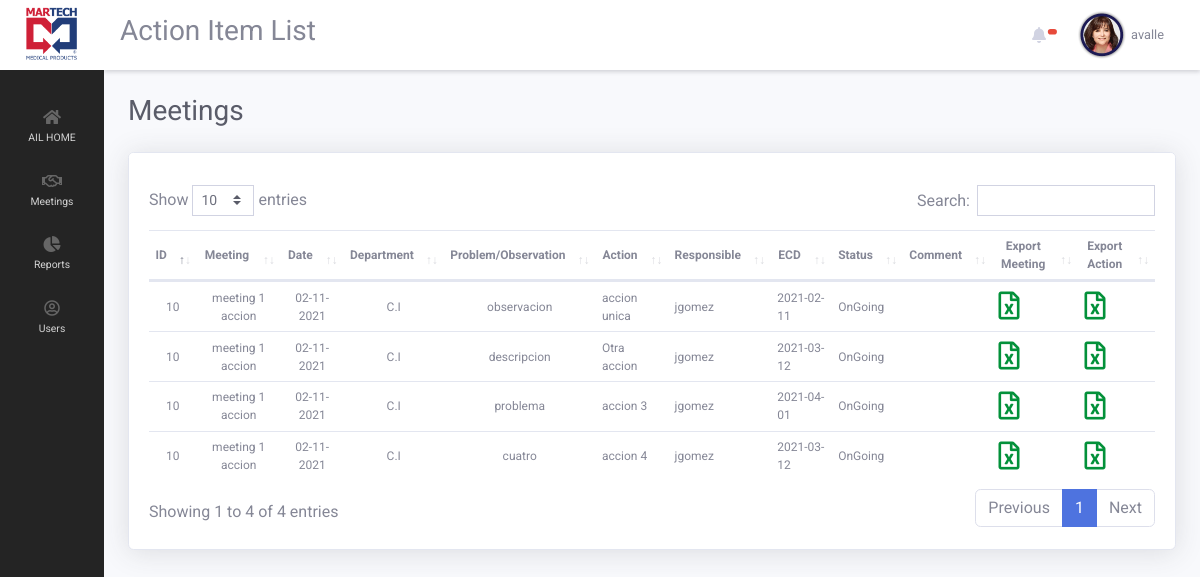
The app's page /ailApp/index.php?page=report_active_list (signed in) with its own data.
### tables this page shows
CREATE TABLE `meetings` (
  `meeting_id` int(11) NOT NULL,
  `meeting_department_id` int(11) NOT NULL,
  `meeting_name` varchar(255) NOT NULL,
  `meeting_description` text NOT NULL,
  `meeting_date` date NOT NULL,
  `meeting_active` int(1) NOT NULL DEFAULT 1,
  `meeting_complete` int(1) NOT NULL,
  `meeting_user_id` int(11) NOT NULL
);

CREATE TABLE `departments` (
  `department_id` int(11) NOT NULL,
  `department_name` varchar(255) NOT NULL,
  `department_active` int(1) NOT NULL DEFAULT 1
);

CREATE TABLE `actions` (
  `action_id` int(11) NOT NULL,
  `action_meeting_id` int(11) NOT NULL,
  `action_name` varchar(255) NOT NULL,
  `action_description` text NOT NULL,
  `action_department` int(11) NOT NULL,
  `action_promise_date` date NOT NULL,
  `action_end_date` date NOT NULL,
  `action_status` int(1) NOT NULL,
  `action_complete` int(1) NOT NULL DEFAULT 0
);

CREATE TABLE `action_responsible` (
  `a_responsible_id` int(11) NOT NULL,
  `a_action_id` int(11) NOT NULL,
  `a_responsible_user` int(11) NOT NULL,
  `a_responsible_main` int(1) NOT NULL DEFAULT 0,
  `a_responsible_added_by` int(11) NOT NULL,
  `a_responsible_date` date NOT NULL
);

CREATE TABLE `users` (
  `user_id` int(11) NOT NULL COMMENT 'auto incrementing user_id of each user, unique index',
  `user_name` varchar(64) NOT NULL COMMENT 'user''s name, unique',
  `user_password_hash` varchar(255) NOT NULL COMMENT 'user''s password in salted and hashed format',
  `user_email` varchar(64) NOT NULL COMMENT 'user''s email, unique',
  `user_first_name` varchar(255) DEFAULT NULL,
  `user_last_name` varchar(255) DEFAULT NULL,
  `user_employee_number` varchar(255) DEFAULT NULL,
  `user_department` int(11) NOT NULL,
  `user_date` datetime DEFAULT NULL,
  `user_last_update` timestamp NOT NULL DEFAULT current_timestamp() ON UPDATE current_timestamp(),
  `user_phone` varchar(25) DEFAULT NULL,
  `user_areacode` varchar(5) DEFAULT NULL,
  `user_level` int(1) NOT NULL DEFAULT 0,
  `user_image` varchar(255) NOT NULL DEFAULT 'uploads/user_img/noimage.png',
  `user_locked` int(1) NOT NULL DEFAULT 0,
  `user_suspend` int(1) NOT NULL DEFAULT 0,
  `user_active` int(1) NOT NULL DEFAULT 1
);

### ailApp/views/pages/reports/report_active_list.php (the view, shortened to what this page needs)
<h1 class="h3 mb-4 text-gray-800">Meetings</h1>
<div class="card shadow mb-4">
    <div class="card-header py-3">
    </div>
        <div class="card-body">
            <div style="margin-top:-20px;" class="table-responsive">
            <table  style="font-size: 14px; vertical-align:middle; " class="table  order-column " id="dataTable" width="100%" cellspacing="0">
                <thead>
                <tr>
                    <th style="text-align: center;">ID</th>
                    <th style="text-align: center;">Meeting</th>
                    <th style="text-align: center;">Date</th>
                    <th style="text-align: center;">Department</th>
                    <th style="text-align: center;">Problem/Observation</th>
                    <th style="text-align: center;">Action</th>
                    <th style="text-align: center;">Responsible</th>
                    <th style="text-align: center;">ECD</th>
                    <th style="text-align: center;">Status</th>
                    <th style="text-align: center;">Comment</th>
                    <th style="text-align: center;">Export Meeting</th>
                    <th style="text-align: center;">Export Action</th>
                </tr>
                </thead>
                <tbody>
                    <?php
                    if($_SESSION['quatroapp_user_level'] >= 1)
                    {
                         $query = "SELECT * FROM meetings
                         LEFT JOIN departments ON meetings.meeting_department_id = departments.department_id
                         LEFT JOIN actions ON meetings.meeting_id = actions.action_meeting_id
                         LEFT JOIN users as owner ON meetings.meeting_user_id = owner.user_id
                         WHERE meeting_active = 1 AND meeting_complete != 1";
                    }
                    $result = mysqli_query($connection, $query);
                    while($row = mysqli_fetch_array($result)):
                    ?>
                        <tr>
                            <td style="text-align: center;"><?php echo $row['meeting_id'];  ?></td>
                            <td style="text-align: center;"><?php echo $row['meeting_name'];  ?></td>
                            <td style="text-align: center;"><?php echo date('m-d-Y', strtotime($row['meeting_date']));  ?></td>
                            <td style="text-align: center;"><?php echo $row['department_name'];  ?></td>
                            <td style="text-align: center;"><?php echo $row['action_description'];  ?></td>
                            <td><?php  echo $row['action_name'];?></td>
                            <td>
                                <?php
                                if(isset($row['action_id']))
                                {
                                    $qresponsible = "SELECT * FROM action_responsible
                                    LEFT JOIN users ON action_responsible.a_responsible_user = users.user_id
                                    WHERE a_action_id = {$row['action_id']}";
                                    $runqresponsible = mysqli_query($connection, $qresponsible);
                                    while($row_responsible = mysqli_fetch_array($runqresponsible))
                                    {
                                        echo $row_responsible['user_name']."<br>";
                                    }
                                }
                                else
                                {
                                    echo "N/A";
                                }
                                ?>
                            </td>
                            <td><?php echo $row['action_promise_date'] ?></td>
                            <td><?php if($row['action_complete'] == 1){echo "Completed";}else{echo "OnGoing";} ?></td>
                            <td>
                            </td>
                            <td>
                                <a href='index.php?page=meeting_report&meeting_id=<?php echo $row['meeting_id']?>'  class=''  data-cat-name='{$row['user_name']}' data-cat-id='{$row['user_id']}'><i data-toggle='tooltip' data-placement='left' title='Generate Meeting Report' style='font-size: 28px; color:#03913a' class='far fa-file-excel options2'></i></a>
                            </td>
                            <td>
                                <a href='index.php?page=report&meeting_id=<?php echo $row['meeting_id']?>'  class=''  data-cat-name='{$row['user_name']}' data-cat-id='{$row['user_id']}'><i data-toggle='tooltip' data-placement='left' title='Generate Action Report' style='font-size: 28px; color:#03913a' class='far fa-file-excel options2'></i></a>
                            </td>
                        </tr>
                    <?php endwhile; ?>
                </tbody>
            </table>
        </div>
    </div>
</div>

### ailApp/views/includes/header.php (style rules this page uses)
body { font-family: 'Roboto', sans-serif; }
tr { font-size: 12px; }
.table-responsive { width: 100%; }
.card-header { background-color: #fff; border-bottom: #fff; }
td { vertical-align: middle; }
.odd { vertical-align: middle; }
.even { vertical-align: middle; }

### records on screen
meetings: meeting_id "10", meeting_name "meeting 1 accion", meeting_date "02-11-2021", departments.department_name "C.I", actions.action_description "observacion", actions.action_name "accion unica", actions.action_promise_date "2021-02-11", actions.action_description "descripcion", actions.action_name "Otra accion", actions.action_promise_date "2021-03-12", actions.action_description "problema", actions.action_name "accion 3", actions.action_promise_date "2021-04-01", actions.action_description "cuatro", actions.action_name "accion 4"
action_responsible: users.user_name "jgomez"
action_responsible: users.user_name "jgomez"
action_responsible: users.user_name "jgomez"
action_responsible: users.user_name "jgomez"

### other values on screen
$_SESSION['quatroapp_user_name'] "avalle"
